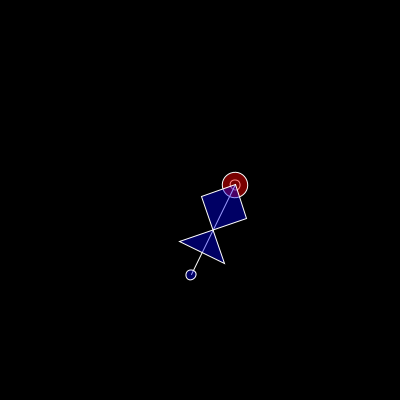
Frame 1 (no input)
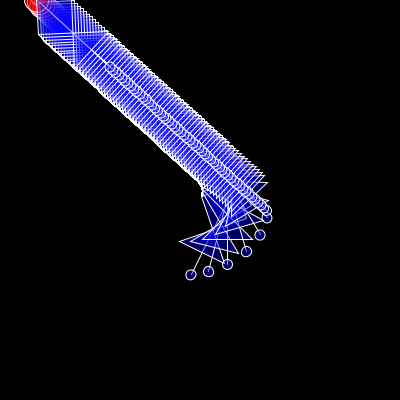
Frame 60 (the mouse pressed at the canvas centre just before this capture)
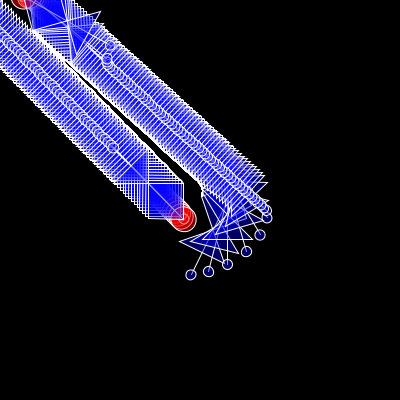
Frame 120 (the mouse held since frame 60 and released just before this capture)

The Processing sketch that drew these frames (run headless with seeded random() and noise(); from frame 60 on, the mouse is pressed at the canvas centre):

// Processing sketch: processing_159820
// ── processing_159820.pde

Vehicle v;

void setup() {
  size(400,400);
  v = new Vehicle(width/2,height/2);
  background(0);
}

void draw() {
  //background(0);
  
  PVector mouse = new PVector(mouseX,mouseY);
  fill(0);
  noStroke();
  ellipse(mouse.x,mouse.y,1,1);
  
  v.seek(mouse);
  v.update();
  v.display();
}

class Vehicle {
  ArrayList<PVector> history = new ArrayList<PVector>();
  
  PVector location;
  PVector velocity;
  PVector acceleration;
  float r;
  float maxforce;
  float maxspeed;
  
  Vehicle(float x, float y) {
    acceleration = new PVector(0,0);
    velocity = new PVector(10,-20);
    location = new PVector(x,y);
    r = 50;
    maxspeed = 4;
    maxforce = 0.9;
  }
  
  void update() {
    velocity.add(acceleration);
    velocity.limit(maxspeed);
    location.add(velocity);
    acceleration.mult(0);
    
    history.add(location.get());
    if (history.size() > 100) {
      history.remove(0);
    }
  }
  
  void applyForce(PVector force) {
    acceleration.add(force);
  }
  
  void seek(PVector target) {
    PVector desired = PVector.sub(target,location);
    desired.normalize();
    desired.mult(maxspeed);
    PVector steer = PVector.sub(desired,velocity);
    steer.limit(maxforce);
    applyForce(steer);
  }
  
  void display() {
    /*float theta = velocity.heading2D() + PI/2;
    noFill();
    stroke(255);
    pushMatrix();
    translate(location.x,location.y);
    rotate(theta);
    beginShape();
    vertex(0,0);
    vertex(r/2,-r/2);
    ellipse(r/2,-r/2,10,10);
    fill(255,0,0,120);
    ellipse(r/2,-r/2,r/2,r/2);
    noFill();
    vertex(r,0);
    vertex(0, r);
    vertex(r,r);
    vertex(0,0);
    line(r/2,-r/2,r/2,r+r/2);
    fill(0,0,255,100);
    ellipse(r/2,r+r/2,10,10);
    endShape(CLOSE);
    popMatrix();*/
    
    beginShape();
    stroke(255);
    noFill();
    for(PVector v: history) {
      vertex(v.x,v.y);
    }
    endShape();
    
    float theta = velocity.heading2D() + PI/2;
    noFill();
    stroke(255);
    pushMatrix();
    translate(location.x,location.y);
    rotate(theta);
    beginShape();
    vertex(0,0);
    vertex(r/2,-r/2);
    ellipse(r/2,-r/2,10,10);
    fill(255,0,0,120);
    ellipse(r/2,-r/2,r/2,r/2);
    noFill();
    vertex(r,0);
    vertex(0, r);
    vertex(r,r);
    vertex(0,0);
    line(r/2,-r/2,r/2,r+r/2);
    fill(0,0,255,100);
    ellipse(r/2,r+r/2,10,10);
    endShape(CLOSE);
    popMatrix();
    
  }
}
